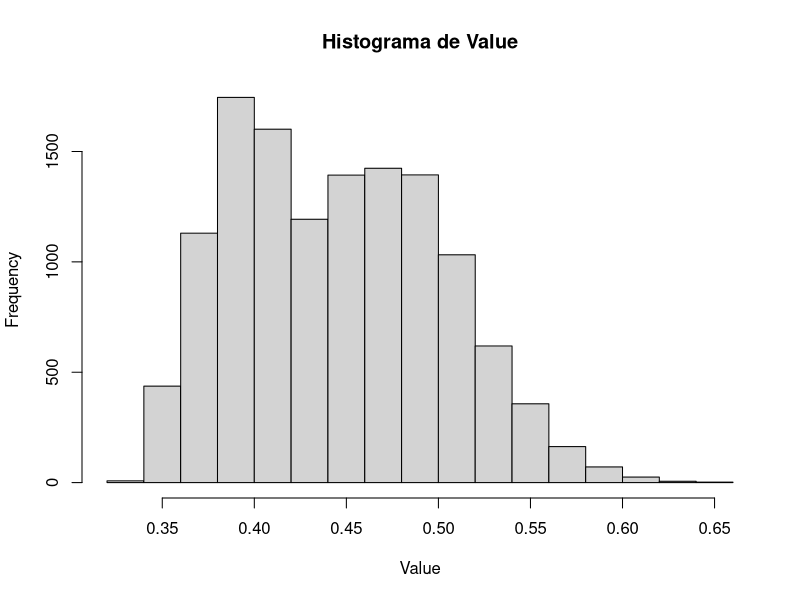

Generate this figure with R:
library(tidyverse)
library(readr)
library(reshape2)
library(stats)
database <- read_csv("dados/experimento1.csv")

# separate language and protocol in two columns
data <- database %>%
  mutate(
    language = stringr::str_extract(app_name, "java|go"),
    protocol = stringr::str_extract(app_name, "http|grpc")
  )

data$language <- as.factor(data$language)
data$protocol <- as.factor(data$protocol)
data$request_size <- as.factor(data$request_size)


# data for tests
javahttp <- filter(database, request_size=="big", app_name=="javahttp", experiment_id==7)
javagrpc <- filter(database, request_size=="big", app_name=="javagrpc", experiment_id==7)
gohttp <- filter(database, request_size=="big", app_name=="gohttp", experiment_id==7)
gogrpc <- filter(database, request_size=="big", app_name=="gogrpc", experiment_id==7)
dataBig <- filter(data, request_size=="big")
dataSmall <- filter(data, request_size=="small")


# testing data normality
shapiro.test(javahttp$value)
shapiro.test(javagrpc$value)
shapiro.test(gohttp$value)
shapiro.test(gogrpc$value)


# testing differences between apps
print(wilcox.test(javahttp$value, javagrpc$value, paired = TRUE))
print(wilcox.test(javahttp$value, gohttp$value, paired = TRUE))
print(wilcox.test(javahttp$value, gogrpc$value, paired = TRUE))
print(wilcox.test(javagrpc$value, gohttp$value, paired = TRUE))
print(wilcox.test(javagrpc$value, gogrpc$value, paired = TRUE))
print(wilcox.test(gohttp$value, gogrpc$value, paired = TRUE))

aggregated_data <- dataBig %>%
  group_by(experiment_id, app_name) %>%
  summarise(mean_value = mean(value))
kruskal_test <- kruskal.test(mean_value ~ app_name, data=aggregated_data)
print(kruskal_test)


data_wide <- dcast(dataBig, experiment_id ~ app_name, value.var = "value", fun.aggregate = mean)
head(data_wide)
data_friedman <- as.matrix(data_wide[, -1])
print(friedman.test(data_friedman))


hist(dataBig$value, main = "Histograma de Value", xlab = "Value", breaks = "Sturges")